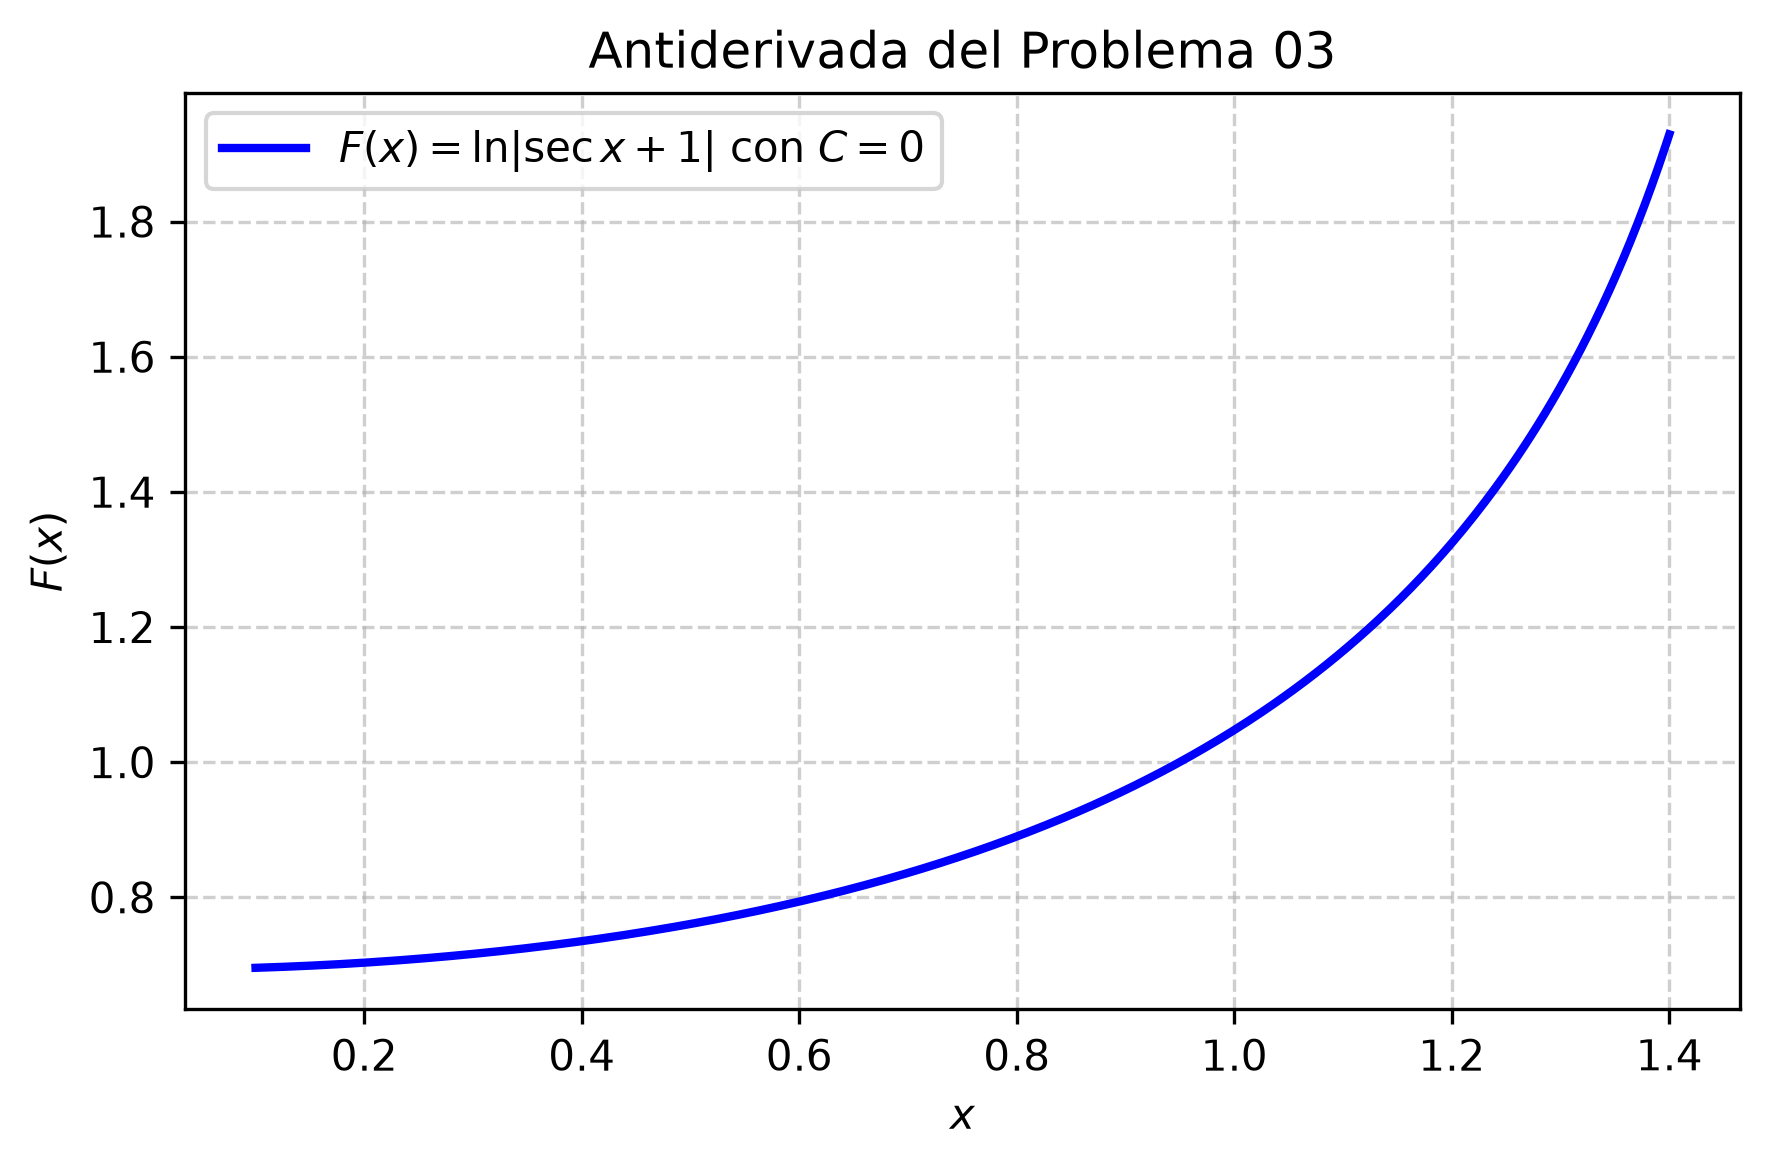

Source code (Python):
import matplotlib
matplotlib.use('Agg')
import numpy as np
import matplotlib.pyplot as plt

# Definir el dominio de la función, evitando singularidades (ej. x = pi/2, 3pi/2)
x = np.linspace(0.1, 1.4, 400)

# Antiderivada F(x) con C = 0: F(x) = ln|sec(x) + 1|
F = np.log(np.abs(1.0 / np.cos(x) + 1.0))

plt.figure(figsize=(6, 4))
plt.plot(x, F, label=r'$F(x) = \ln|\sec x + 1|$ con $C=0$', color='b', linewidth=2)
plt.title(r'Antiderivada del Problema 03')
plt.xlabel(r'$x$')
plt.ylabel(r'$F(x)$')
plt.grid(True, linestyle='--', alpha=0.6)
plt.legend(loc='best')
plt.tight_layout()

plt.savefig(r'semana_04/graficas/SEM04_P03_grafica.png', dpi=300, bbox_inches='tight')
plt.close()
